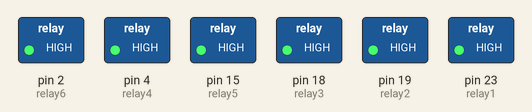
Recording of a sketch running on a simulated Arduino Mega 2560, built with avr-gcc and run on an emulated ATmega2560. Parts: switched loads named in the sketch (green lamp = pin HIGH).

Above: at 0.5 s.
At 3.5 s:
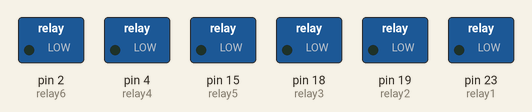
Timing chart, 0 to 4.6 s (numbered marks = the images above):
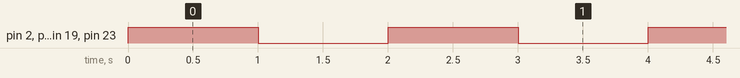

Measured:
- by itself, pin 2 (relay6), pin 4 (relay4), pin 15 (relay5), pin 18 (relay3), pin 19 (relay2), pin 23 (relay1): alternates HIGH for 1.0 s and LOW for 1.0 s

The sketch:

Test_Relay.ino
```cpp
int relay1 = 23;
int relay2 = 19;
int relay3 = 18;
int relay4 = 4;
int relay5 = 15;
int relay6 = 2;

void setup() {
  // put your setup code here, to run once:
  Serial.begin(9600);
  pinMode(relay1, OUTPUT);
  pinMode(relay2, OUTPUT);
  pinMode(relay3, OUTPUT);
  pinMode(relay4, OUTPUT);
  pinMode(relay5, OUTPUT);
  pinMode(relay6, OUTPUT);
}

void loop() {
  // put your main code here, to run repeatedly:
  digitalWrite(relay1, HIGH);
  digitalWrite(relay2, HIGH);
  digitalWrite(relay3, HIGH);
  digitalWrite(relay4, HIGH);
  digitalWrite(relay5, HIGH);
  digitalWrite(relay6, HIGH);
  delay(1000);
  digitalWrite(relay1, LOW);
  digitalWrite(relay2, LOW);
  digitalWrite(relay3, LOW);
  digitalWrite(relay4, LOW);
  digitalWrite(relay5, LOW);
  digitalWrite(relay6, LOW);
  delay(1000);
}
```
